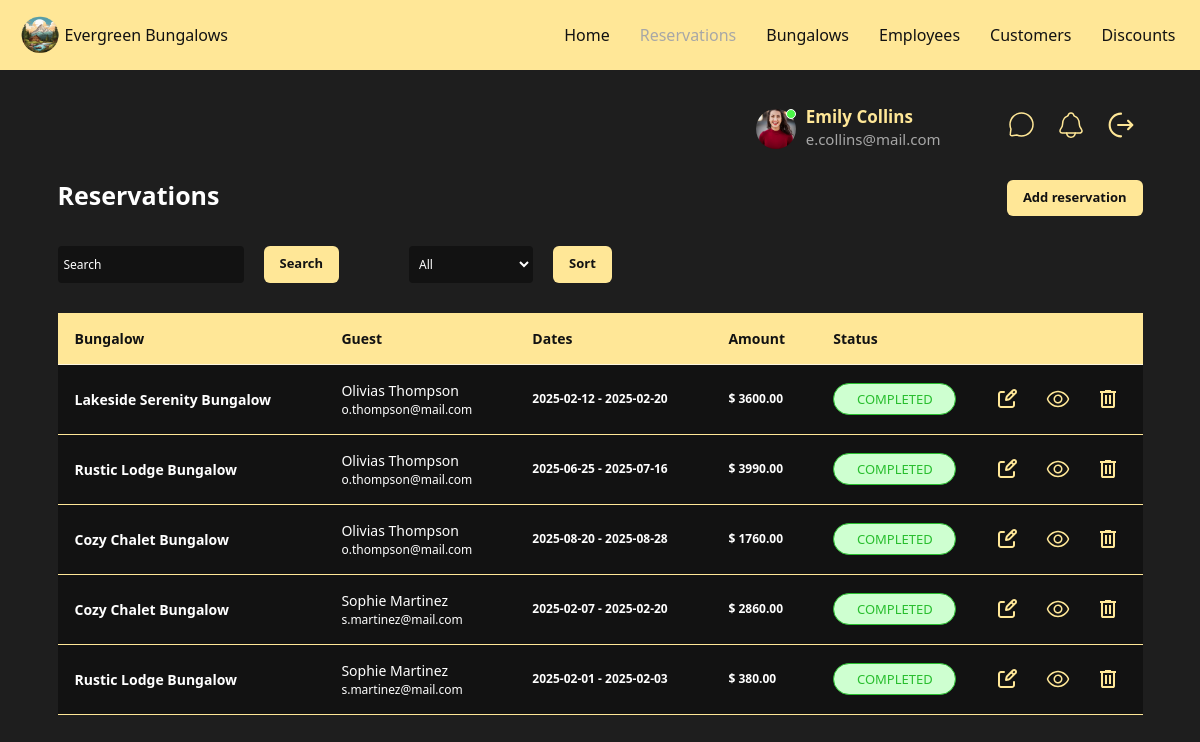
Screenshot of /Views/reservations/reservations.php (signed in) with the database file from the repository.
### tables this page shows
CREATE TABLE `reservation` (
  `id` int(11) NOT NULL,
  `idCustomer` int(11) NOT NULL,
  `idBungalow` int(11) NOT NULL,
  `checkIn` datetime DEFAULT NULL,
  `checkOut` datetime DEFAULT NULL,
  `amount` decimal(10,2) NOT NULL,
  `isStatus` tinyint(1) DEFAULT 1,
  `createdAt` datetime DEFAULT NULL,
  `notes` text DEFAULT NULL,
  `earlyCheckInRequest` tinyint(1) DEFAULT 0,
  `lateCheckOutRequest` tinyint(1) DEFAULT 0,
  `reservationStatus` varchar(255) DEFAULT NULL,
  `paymentMethodId` int(11) DEFAULT NULL
);

CREATE TABLE `bungalow` (
  `id` int(11) NOT NULL,
  `name` varchar(255) NOT NULL,
  `capacity` int(11) NOT NULL,
  `pricePerNight` decimal(10,2) NOT NULL,
  `bungalowPath` varchar(255) DEFAULT NULL
);

CREATE TABLE `users` (
  `id` int(11) NOT NULL,
  `name` varchar(255) NOT NULL,
  `surname` varchar(255) NOT NULL,
  `email` varchar(255) NOT NULL,
  `phone_number` varchar(20) DEFAULT NULL,
  `addressId` int(11) DEFAULT NULL,
  `createdAt` timestamp NOT NULL DEFAULT current_timestamp()
);

### php/reservations/reservationFunc.php (called while the page is built, shortened)
<?php
require_once __DIR__ . "/../bungalows/bungalowsFunc.php";
    function getReservationsForTable(): mysqli_result|bool
    {
        global $server;
        $query = "
            SELECT
                reservation.*,
                bungalow.name AS bungalowName,
                users.name AS userName,
                users.surname AS userSurname,
                users.email AS userEmail
            FROM
                reservation
            JOIN
                bungalow
            ON
                reservation.idBungalow = bungalow.id
            JOIN
                customer
            ON
                reservation.idCustomer = customer.id
            JOIN
                users
            ON
                customer.idUser = users.id
        ";
        $result = mysqli_query($server, $query)
            or exit("Unable to execute query: " . mysqli_error($server));
        return $result;
    }
?>

### Views/reservations/reservations.php (the view, shortened to what this page needs)
<!DOCTYPE html>
<html lang="en">
	<head>
		<link rel="stylesheet" href="../../css/main.css" />
		<link
			href="https://cdn.jsdelivr.net/npm/bootstrap@5.3.3/dist/css/bootstrap.min.css"
			rel="stylesheet"
 />
	</head>
	<?php
		require_once "../../php/reservations/reservationFunc.php";
		if(isset($_POST['search'])){
			$searchQuery = $_POST['search'];
			$reservations = searchReservations($searchQuery);
		}
		else if(isset($_POST['sort']) && $_POST['sort'] !== 'all'){
			$sortQuery = $_POST['sort'];
			$reservations = sortReservations($sortQuery);
		} else if(isset($_POST['sort']) && $_POST['sort'] === 'all'){
			$reservations = getReservationsForTable();
		}
		else{
			$reservations = getReservationsForTable();
		}
		$sortQuery = $_POST['sort'] ?? "all";
	?>
	<body>
		<nav class="navbar navbar-expand-lg">
			<div class="wrapper d-flex justify-content-between navbar-container container-fluid">
				<a class="navbar-brand d-flex align-items-center" href="../home/home.php">
					<img
						src="../../assets/images/logo.png"
						alt="Logo"
						width="40"
						height="40"
						class="d-inline-block align-text-top me-2" />
					Evergreen Bungalows
				</a>
				<div class="collapse navbar-collapse" id="navbarNavAltMarkup">
					<div class="navbar-nav">
						<a class="nav-link" href="../home/home.php">Home</a>
						<a class="nav-link active" aria-current="page" href="#">Reservations</a>
						<a class="nav-link" href="../bungalows/bungalows.php">Bungalows</a>
						<a class="nav-link" href="../employees/employees.php">Employees</a>
						<a class="nav-link" href="../customers/customers.php">Customers</a>
						<a class="nav-link" href="../discounts/discounts.php">Discounts</a>
					</div>
				</div>
			</div>
		</nav>
		<div class="wrapper">
			<div class="row">
				<div class="col-12">
					<main class="main">
						<?php
							require "../includes/header.php"
						?>
						<section class="section section__reservations mt-5">
							<div class="heading d-flex justify-content-between mb-5">
								<h1>Reservations</h1>
								<a href="addReservation.php" class="button">Add reservation</a>
							</div>
						</section>
						<section class="section section__reservations-table mt-5">
						<div class="table-actions mb-5">
							<form method="post" class="table-actions__search">
									<input type="text" name="search" class="input-box" placeholder="Search" value="<?php echo $_POST["search"]  ?? "" ?>" />
									<button class="button">Search</button>
							</form>
								<form method="post" class="table-actions__sort">
									<select name="sort" id="sort" class="input-box">
										<option value="all" <?php echo $sortQuery === 'all' ? 'selected' : '' ?>>All</option>
									</select>
									<button class="button">Sort</button>
								</form>
							</div>
							<table class="table reservations-table">
								<thead>
									<tr>
										<th scope="col">Bungalow</th>
										<th scope="col">Guest</th>
										<th scope="col">Dates</th>
										<th scope="col">Amount</th>
										<th scope="col">Status</th>
										<th scope="col"></th>
									</tr>
								</thead>
								<tbody>
									<?php foreach($reservations as $key=>$reservation){?>
										<tr>
										<td>
											<div class="reservations-table__bungalow">
												<?php echo $reservation['bungalowName']; ?>
											</div>
										</td>
										<td>
											<div class="reservations-table__guest">
												<span class="name">
													<?php echo $reservation['userName'] . " " . $reservation['userSurname']; ?>
												</span>
												<span class="email">
													<?php echo $reservation['userEmail']; ?>
												</span>
											</div>
										</td>
										<td>
											<div class="reservations-table__dates">
												<?php
													        $checkInDate = date('Y-m-d', strtotime($reservation['checkIn']));
															$checkOutDate = date('Y-m-d', strtotime($reservation['checkOut']));
															echo $checkInDate . " - " . $checkOutDate;
												?>
											</div>
										</td>
										<td>
											<div class="reservations-table__amount">$
												<?php echo $reservation['amount']; ?>
											</div>
										</td>
										<td>
										<div class="status <?php echo 'status__' . $reservation['reservationStatus']; ?>">
												<?php echo $reservation['reservationStatus']; ?>
											</div>
										</td>
										<td>
											<div class="reservations-table__actions">
												<form class="d-flex align-items-center justify-content-center" method="get">
													<a href="editReservation.php?id=<?php echo $reservation['id']; ?>
													">
														<img src="../../assets/icons/edit.svg" alt="" />
													</a>
												</form>
												<form class="d-flex align-items-center justify-content-center" method="get">
													<a href="reservationItem.php?id=<?php echo $reservation['id']; ?>">
														<img src="../../assets/icons/view.svg" alt="" />
													</a>
												</form>
												<form class="d-flex align-items-center justify-content-center" action="../../php/reservations/delReservation.php" method="post">
														<button class="svg-button" href="">
														<img src="../../assets/icons/delete.svg" alt="Delete icon" />
														</button>
												</form>
											</div>
										</td>
									</tr>
									<?php
									}
									?>
								</tbody>
							</table>
						</section>
					</main>
				</div>
			</div>
		</div>
	</body>
</html>

### rows the page displays
reservation: idBungalow.name "Lakeside Serenity Bungalow", users.name "Olivias", users.surname "Thompson", users.email "o.thompson@mail.com", checkIn "2025-02-12", checkOut "2025-02-20", amount "3600.00", reservationStatus "COMPLETED"
reservation: idBungalow.name "Rustic Lodge Bungalow", users.name "Olivias", users.surname "Thompson", users.email "o.thompson@mail.com", checkIn "2025-06-25", checkOut "2025-07-16", amount "3990.00", reservationStatus "COMPLETED"
reservation: idBungalow.name "Cozy Chalet Bungalow", users.name "Olivias", users.surname "Thompson", users.email "o.thompson@mail.com", checkIn "2025-08-20", checkOut "2025-08-28", amount "1760.00", reservationStatus "COMPLETED"
reservation: idBungalow.name "Cozy Chalet Bungalow", users.name "Sophie", users.surname "Martinez", users.email "s.martinez@mail.com", checkIn "2025-02-07", checkOut "2025-02-20", amount "2860.00", reservationStatus "COMPLETED"
reservation: idBungalow.name "Rustic Lodge Bungalow", users.name "Sophie", users.surname "Martinez", users.email "s.martinez@mail.com", checkIn "2025-02-01", checkOut "2025-02-03", amount "380.00", reservationStatus "COMPLETED"

### other values shown
$employee['employeeName'] "Emily"
$employee['employeeSurname'] "Collins"
$employee['employeeEmail'] "e.collins@mail.com"
